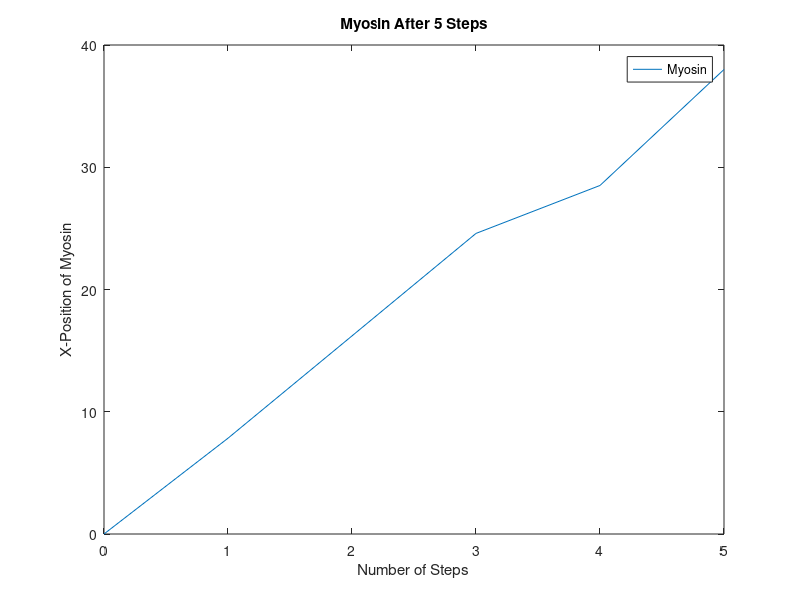
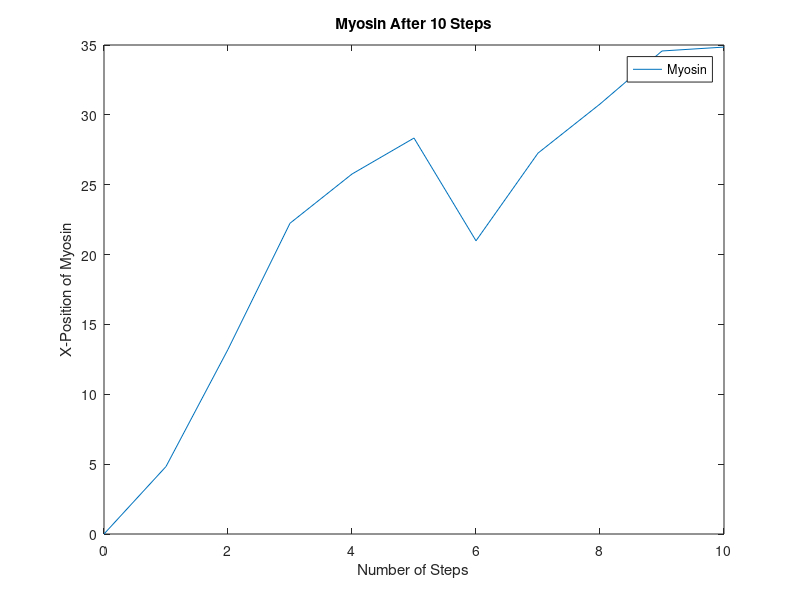
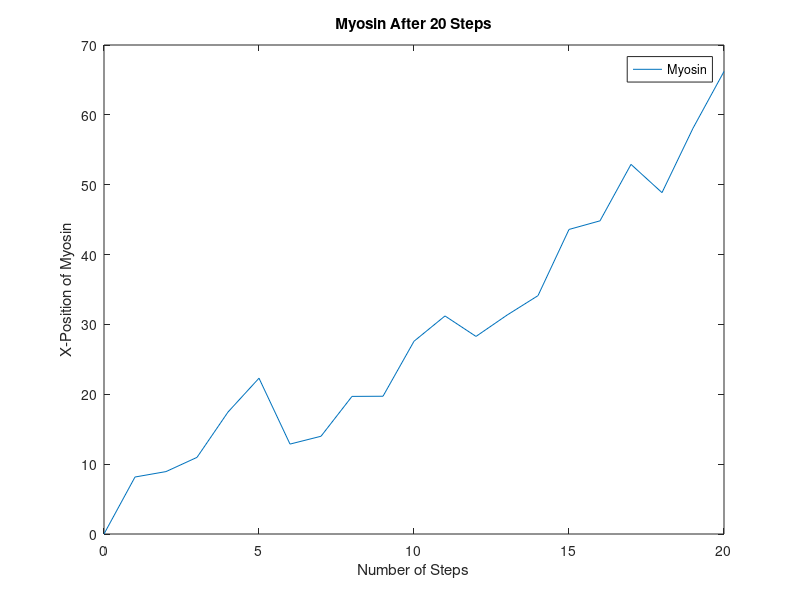
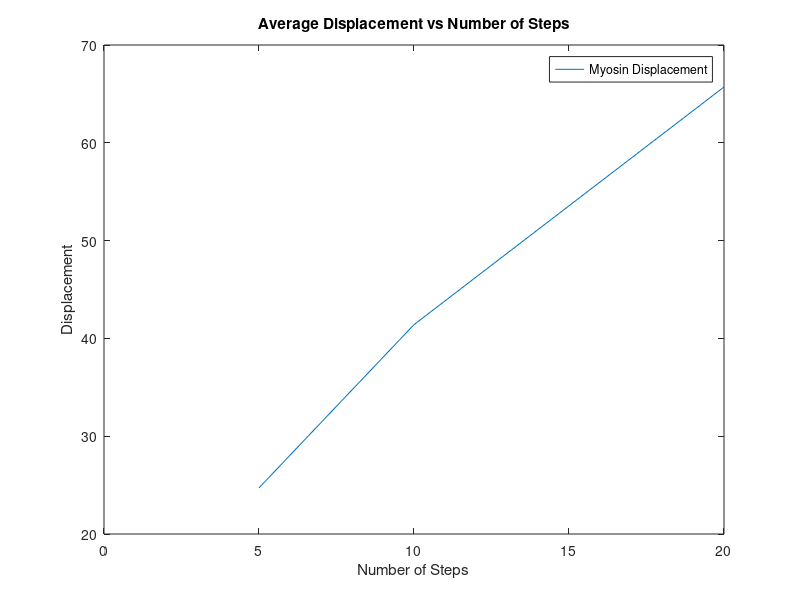

Reproduce these figures in MATLAB, in order.
% Unit 5 Homework 3
% Joshua Wylie

clear

x0 = [0]; %setting an initial zero value

nWalkers = 2; % sets the number of walkers
stepMax = 5; % initial number of steps

for stepMultiple = 1:1:3 % will increase the number of steps
    stepSize = 10; % in nm
    tmax = 50; % in s
    dt = 1; % in s
    time = 0; % in s
    x = x0; % in nm
    
    for j = 1:nWalkers
        
        for t = 1:1:stepMax
            
            random = rand();
            if rem((t/6),1) == 0 % find if the step number is a multiple of 6
                random = -random; %moves in the opposite direction at a multiple of 6
            end
            magnitude = random*stepSize; % determines how far the Myosin moves
            
            x(t+1) = x(t) + magnitude; % moves the Myosin
            
            time(t+1) = time(t) +dt; % increment time/ step number
        end
        displacement(j) = x(t) - x(1); % finds the displacement for each walker
    end
    
    displacementAvg(stepMultiple) = sum(displacement)/nWalkers; % finds the average displacement
    numberOfSteps(stepMultiple) = stepMax; %saves the maximum step number
    
%     plots position with respect to time/step number
    figure; plot(time,x)
    title(['Myosin After ' num2str(stepMax) ' Steps'])
    xlabel('Number of Steps')
    ylabel('X-Position of Myosin')
    legend('Myosin')
    
    stepMax = stepMax + 5*stepMultiple;
end

% plots the average displacement with respect to the maximum steps
figure; plot(numberOfSteps,displacementAvg)
title(['Average Displacement vs Number of Steps'])
xlabel('Number of Steps')
ylabel('Displacement')
legend('Myosin Displacement')
